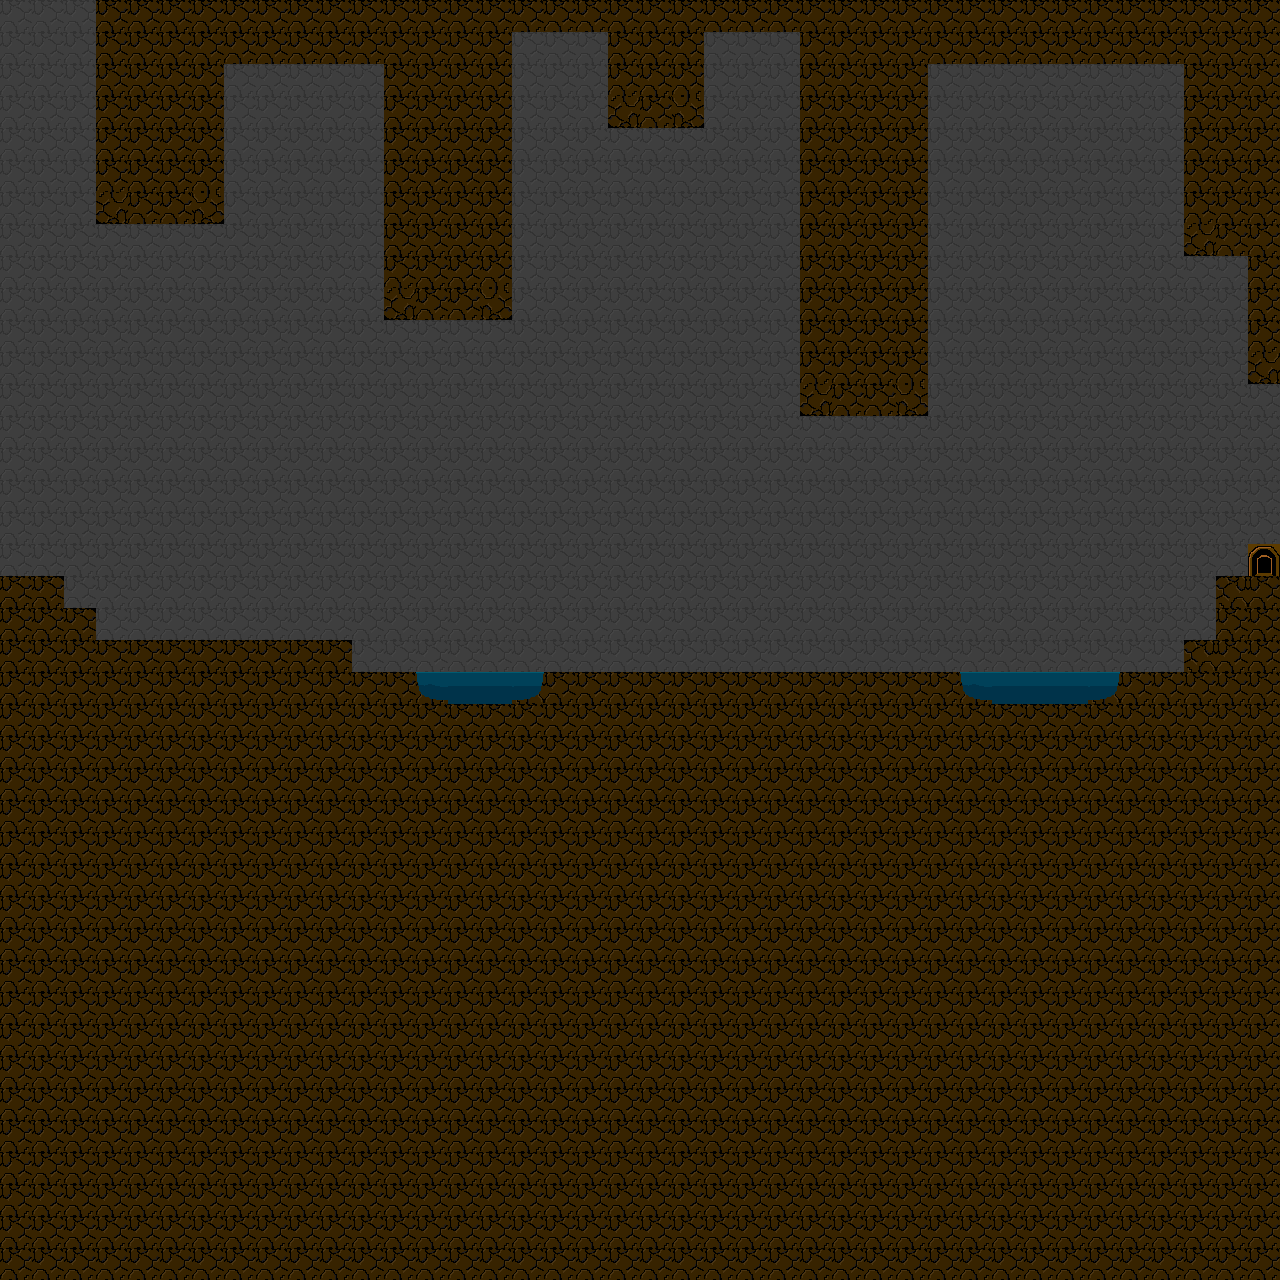

This game map was drawn from its Tiled (.tmx) file and the tilesets committed beside it. A one-line description and the trimmed map source follow:
An orthogonal 40x40 tile map with 32x32 px tiles, 1 tile layer (base) and 22 objects.

<map version="1.0" orientation="orthogonal" width="40" height="40" tilewidth="32" tileheight="32">
 <tileset firstgid="1" name="tiles" tilewidth="32" tileheight="32">
  <image source="tiles.png" width="320" height="320" />
 </tileset>
 <layer name="base" width="40" height="40">
  <data>[1600 cells, 1600 non-empty, 10 distinct tile ids]</data>
 </layer>
 <objectgroup name="wellbugs" width="40" height="40">
  <object gid="61" x="255" y="159" />
  <object gid="61" x="315" y="221" />
  <object gid="61" x="219" y="423" />
  <object gid="61" x="315" y="479" />
  <object gid="61" x="539" y="92" />
  <object gid="61" x="568" y="221" />
  <object gid="61" x="603" y="257" />
  <object gid="61" x="580" y="285" />
  <object gid="61" x="637" y="221" />
  <object gid="61" x="701" y="160" />
  <object gid="61" x="735" y="257" />
  <object gid="61" x="703" y="489" />
  <object gid="61" x="484" y="509" />
  <object gid="61" x="515" y="548" />
  <object gid="61" x="836" y="512" />
  <object gid="61" x="828" y="540" />
  <object gid="61" x="1095" y="473" />
  <object gid="61" x="1083" y="516" />
  <object gid="61" x="1001" y="264" />
  <object gid="61" x="1095" y="223" />
  <object gid="61" x="1021" y="161" />
 </objectgroup>
 <objectgroup name="special" width="40" height="40">
  <object gid="31" x="1115" y="128" />
 </objectgroup>
</map>